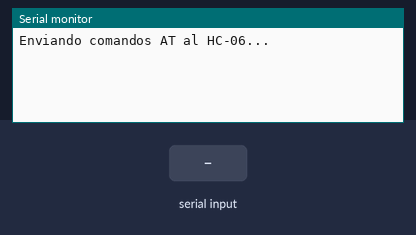
Bench run of a sketch on a simulated Arduino Uno, built with avr-gcc and run on an emulated ATmega328P. On the bench: the last lines printed to the serial monitor. Inputs (shaded band) come from the test bench.

Above: at 1.2 s.
1.3 s: "1" received over the second serial link
At 2.5 s:
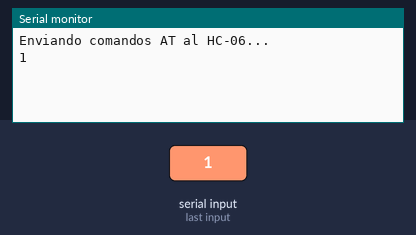
2.8 s: "0" received over the second serial link
At 3.9 s:
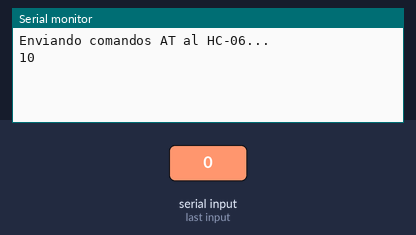

The sketch:

hc-06.ino
```cpp
#include <SoftwareSerial.h>

SoftwareSerial BT(10, 11); // RX, TX

void setup() {
  Serial.begin(9600);   // Para comunicarte con el monitor serial
  BT.begin(9600);       // Baud rate por defecto del HC-06 (puede ser 38400)
  Serial.println("Enviando comandos AT al HC-06...");
}

void loop() {
  if (Serial.available()) {
    BT.write(Serial.read()); // Lo que escribas se va al HC-06
  }
  if (BT.available()) {
    Serial.write(BT.read()); // Lo que responda el HC-06 lo ves en pantalla
  }
}
```

Measured:
- after the input at 1.3 s, the serial monitor: prints a new line at once (image 1)
- after the input at 2.8 s, the serial monitor: prints a new line at once (image 2)
